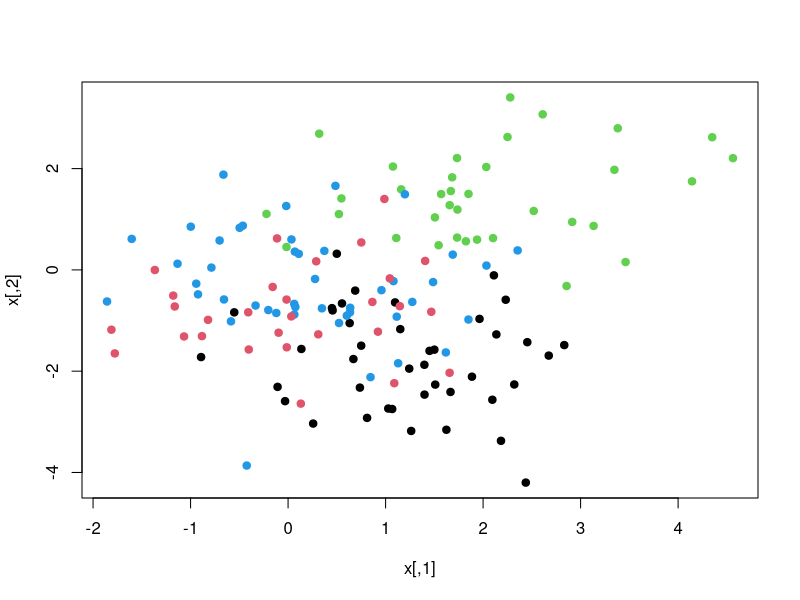
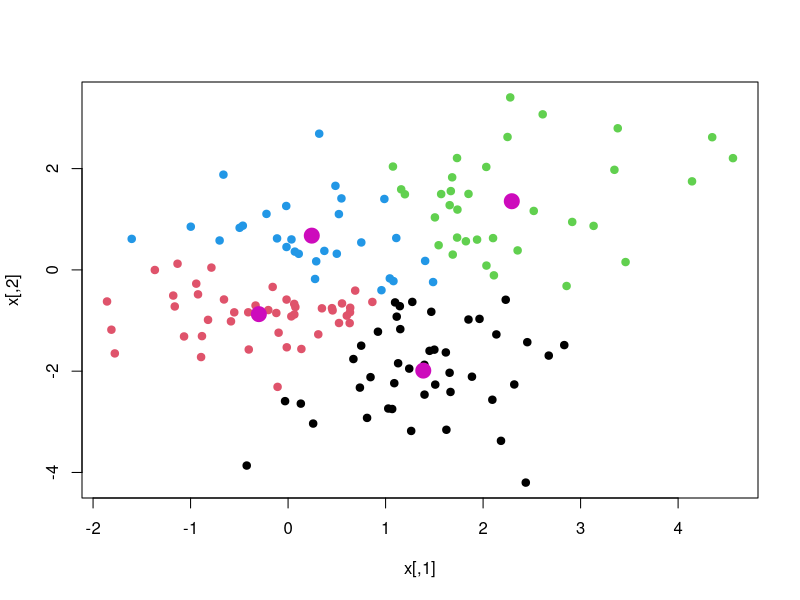
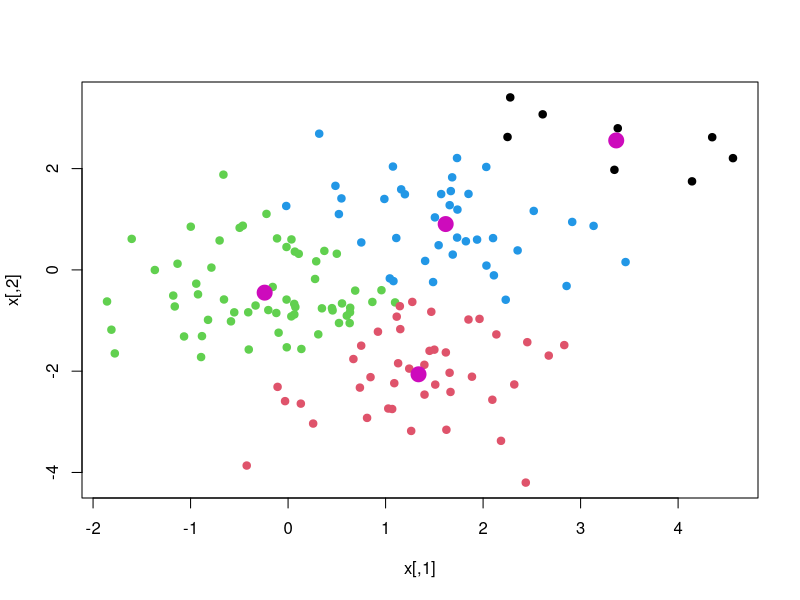
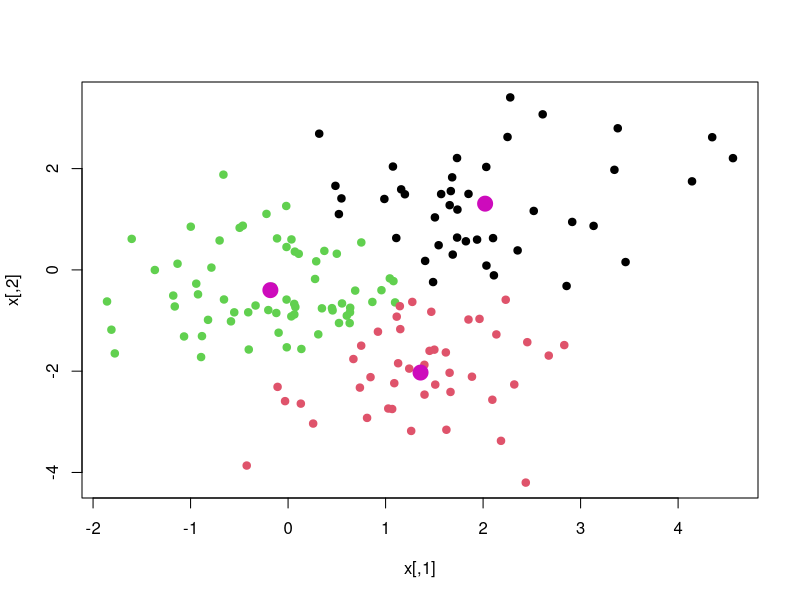
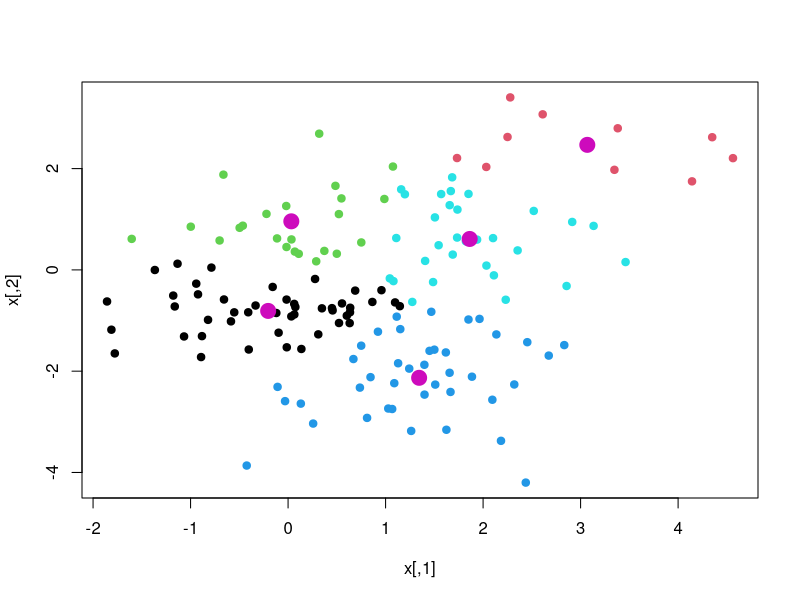
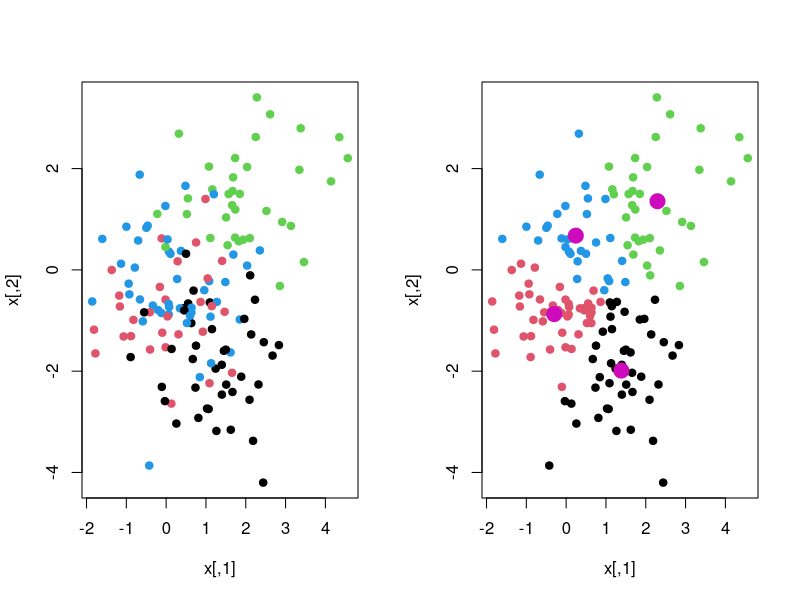
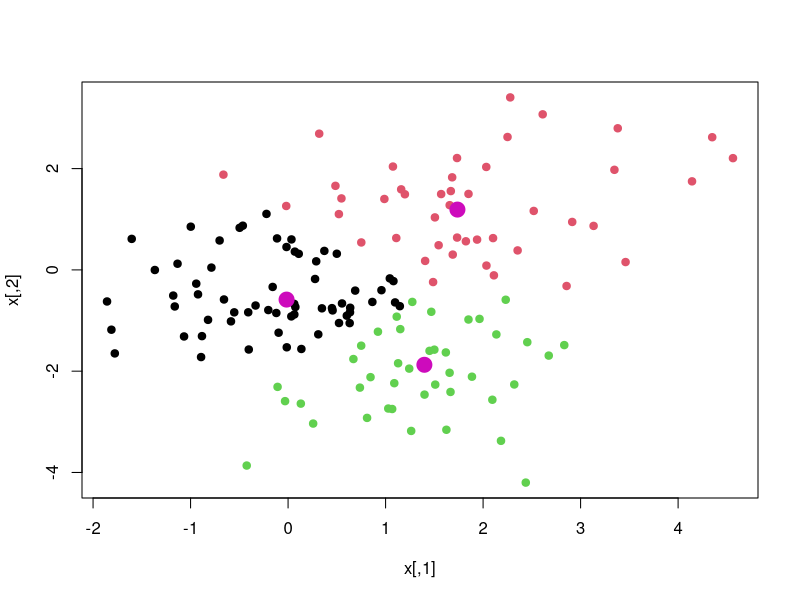
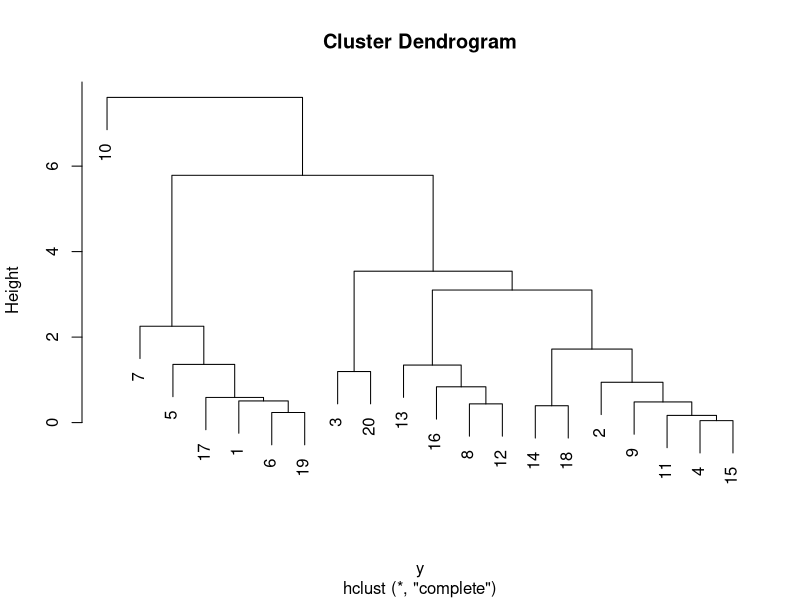

Write the R code that produced these figures, in order.
################################# DAMI Programming Assignment 2: Clustering ##################################

# Submitted by Melkote Shivashankar sandesh 

###### Part 1: Euclidean Distance ######

# First create a 2*2 matrix A, where each row represent an observation point
A <- matrix(c(1.7, 5, 4, 72), 2, 2, byrow = T) 
A
# Then calculate the Euclidean distance between the two observation points
d <- dist(cbind(A)) # 3 points
print(d)


###### Part 2: Generate a Fake Dataset ######

set.seed(5)
x <- matrix(rnorm(300), 150, 2) # The dataset contains 150 observations, each of which is described by a two-element vector
xmean <- matrix(rnorm(8), 4, 2) # Generate a deviation matrix
which <- sample(1:4, 150, replace = T) # Randomly sample of number 1-4 for 150 times with replacement
x <- x + xmean[which, ] # Add the deviation to dataset in four randomly formed groups
plot(x, col = which, pch = 19) # Plot the distribution of the observation points


###### Part 3: K-Means Clustering ######

x.cluster <- cbind(x, which) # Add the randomly sampled 1-4 (a new column) to the dataset as the initial clusters (in this case, we specify 4 clusters)
while(TRUE){
  centroid <- c() # Create an empty vector to put the centroids
  for(g in 1:4){ # In this for loop, the position of each centroid is calculated - mean of observations assigned to each centroid
    centroid <- c(centroid, mean(x.cluster[x.cluster[, 3] == g, 1]), mean(x.cluster[x.cluster[, 3] == g, 2]))
  }
  centroid <- matrix(centroid, 4, 2, byrow = T) # Reform the vector into a matrix where each row is one centroid
  
  distance <- c()
  for(i in 1:nrow(x)){ # In this for loop, each observation is reassigned its closest centroid
    for(j in 1:4)
      { # First to calculate the Euclidean distance between each observation and each centroid
      dis<- sqrt((x.cluster[i,1]-centroid[j,1])^2+(x.cluster[i,2]-centroid[j,2])^2)
      distance <- c(distance, dis)
    }
  }
  distance <- matrix(distance, 150, 4, byrow = T) # Create the matrix where each row is an observation and each column is its distance to the four centroids
  centroid.label <- apply(distance, 1, which.min) # Choose the centroid with the shortest distance
  if(all(centroid.label == x.cluster[, 3])){ # If the centroid is not changing any more for each observation, stop the iteration
    km.clusters <- centroid.label
    centroid.matrix <- centroid
    break
  }
  else
    { # Otherwise, assign the new centroids to the dataset, and continue the iteration
    x.cluster[, 3] <- centroid.label
  }  
}

# 4 points
plot(x, col = centroid.label , pch = 19) # Plot the clustered observation points 
points(centroid.matrix, pch = 19, col = 6, cex = 2) # Add centroids to the plot

#Easy Solution
km.out1 <- kmeans(x, 4)
km.out1
plot(x, col = km.out1$cluster, pch = 19)
points(km.out1$centers, pch = 19, col = 6, cex = 2)

#4 points

km.out2 <- kmeans(x, 3)
km.out2
plot(x, col = km.out2$cluster, pch = 19)
points(km.out2$centers, pch = 19, col = 6, cex = 2)

km.out3 <- kmeans(x, 5)
km.out3
plot(x, col = km.out3$cluster, pch = 19)
points(km.out3$centers, pch = 19, col = 6, cex = 2)

# Plot original data and clustered data together #
par(mfcol = c(1, 2)) # create plotting structure of two plots in a row
plot(x, col = which, pch = 19) # plot observations with randomly assigned clusters
plot(x, col = centroid.label, pch = 19) # plot observations after clustering
points(centroid.matrix, pch = 19, col = 6, cex = 2)
dev.off() # quit the plotting structure settings

  
###### Part 4: K-medoids clustering ######

# install package "cluster"
library(cluster)
# generate a dissimilarity matrix for all the data points in data x, using the Euclidean distance. Hint: use the dist() function is most straight forward.
dismat <- dist(x, method = "euclidean")     # 2 point
# run the pam() function with 3 clusters using the dismat generated above
med <- pam(x, k=3, diss = inherits(x,"dismat"))   # 3 point
clusters <- med$clustering # 1 point
medoids <- med$medoids  # 1 point
# plot the clustered data points, where color is decided by the clusters, and add the resulted medoids 
plot(x, col = clusters, pch = 19)   # 1 point
points(medoids, pch=19, col=6, cex=2)  # 1 point


###### Part 5: Hierarchical Clustering ######

# Calculate Inter-Observation Distances #
## If there are n observations, we need to calculate n*(n-1)/2 unique inter-observation distances. 
## It is because the distance between the same observation is zero, and distance between A and B is the same with the distance between B and A.  
#Let D be the mXn distance matrix, with m= nrow(x1) and n=nrow( x2). The elements are the Euclidean distances between the all locations x1[i,] and x2[j,]. That is,


# Euclidean distance function 1:

  ed1 <- c()
  for(i in 1:nrow(x)){
    for(j in 1:nrow(x)){
      if(i < j){
        ed <- sqrt((x[i,1]-x[j,1])^2 +(x[i,2]-x[j,2])^2) # 3 points #D.ij = sqrt( sum.k (( x1[i,k] - x2[j,k]) **2 ).
        ed1 <- c(ed1, ed)
      }
    }
  }

ed1
# Euclidean distance function 2:
ed2 <- dist(x, method = "euclidean") # the default method

# Plot Cluster Dendrogram #
# First take out a subset of the original observations. In this case, we randomly select 20 observations for the purpose of clear demonstration in the dendrogram
where <- sample(1:nrow(x), 20, replace = F)
x.part <- x[where, ]
# Then calculate the inter-observation distances
y <- dist(x.part) # use either method 1 or 2 to calculate the Euclidean distance
# Function for hierarchical clustering
hc.complete <- hclust(y, method = "complete")
# Plot the dendrogram
plot(hc.complete)

# 4 points
# Try single with hclust function and plot the dendrogram
where <- sample(1:nrow(x), 20, replace = F)
x.part <- x[where, ]
# Then calculate the inter-observation distances
y <- dist(x.part) # use either method 1 or 2 to calculate the Euclidean distance
# Function for hierarchical clustering
hc.single <- hclust(y, method = "single")
# Plot the dendrogram
plot(hc.single)

# Try average with hclust function and plot the dendrogram
where <- sample(1:nrow(x), 20, replace = F)
x.part <- x[where, ]
# Then calculate the inter-observation distances
y <- dist(x.part) # use either method 1 or 2 to calculate the Euclidean distance
# Function for hierarchical clustering
hc.average <- hclust(y, method = "average")
# Plot the dendrogram
plot(hc.average)

########################################### END ##############################################